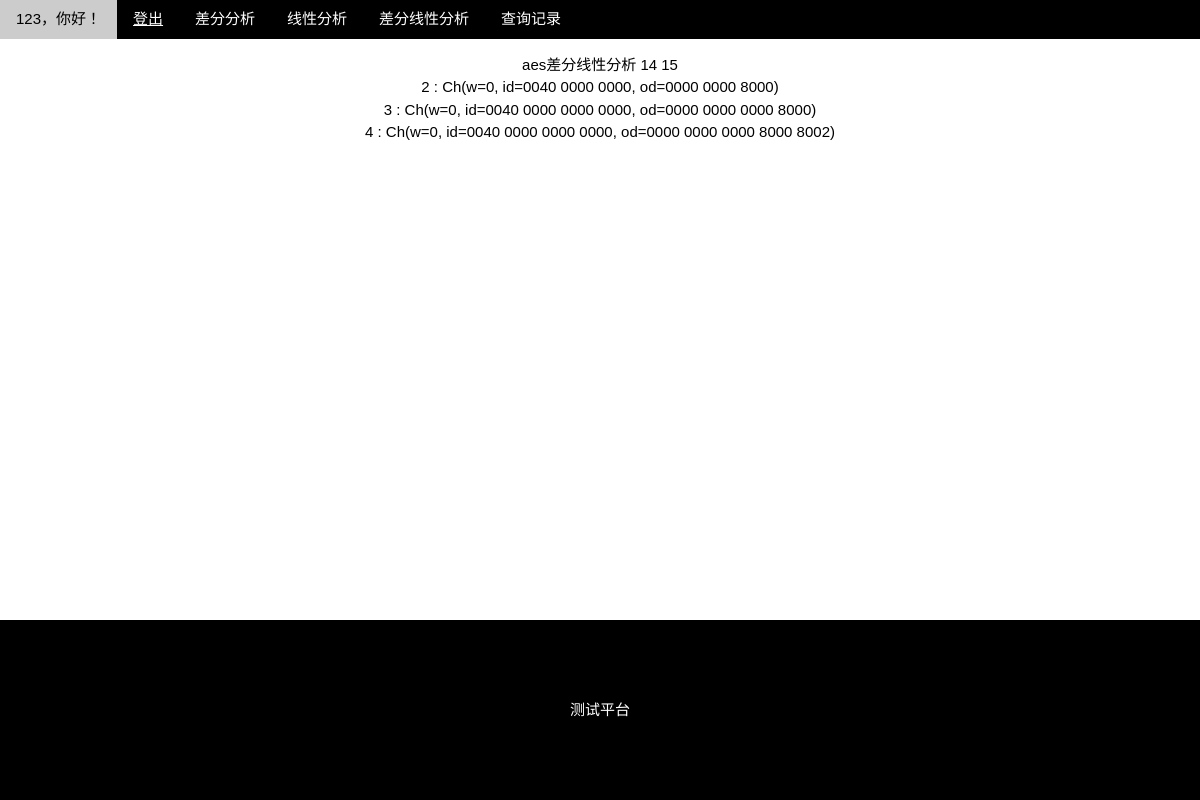
The page /history/3/ (signed in) on the database its author committed.
### demo/models.py (models this page shows, shortened)
class User(models.Model):
    username = models.CharField(max_length=10, unique=True)
    password = models.CharField(max_length=10)
    class Meta:
        ordering = ['id']

class MyModel(models.Model):
    string1 = models.CharField(max_length=10)
    string2 = models.CharField(max_length=10)
    create_time = models.DateTimeField(default = timezone.now)
    edit_time = models.DateTimeField(auto_now = True)
    result = models.TextField(null=True)

### demo/views.py (the view)
# urls.py: path('history/<int:id>/', views.history_detail_view, name='history_detail'),
def history_detail_view(request,id):
    if request.session.get('id') == None:
        return render(request, 'login.html')
    login_name = ''
    user = models.User.objects.get(id=request.session.get('id'))
    login_name = user.username
    record = MyModel.objects.all()[id-1]
    return render(request, 'history_detail.html', {'name':login_name,'record': record.result})

### templates/history_detail.html (shortened to what this page needs)
<!DOCTYPE html>
<html><head><meta http-equiv="Content-Type" content="text/html; charset=UTF-8">
<link rel="stylesheet" href="../../static/css/w3.css">
<link rel="stylesheet" href="../../static/css/font-awesome.min.css">
</head><body>
<nav class="w3-bar w3-black">
  <div class="w3-button w3-bar-item">{{ name }}，你好！</div>
  <div class="w3-button w3-bar-item"><a href = "../../logout">登出</a></div>
  <a href="../../diff" class="w3-button w3-bar-item">差分分析</a>
  <a href="../../linear" class="w3-button w3-bar-item">线性分析</a>
  <a href="../../difflinear" class="w3-button w3-bar-item">差分线性分析</a>
  <a href="../../history" class="w3-button w3-bar-item">查询记录</a>
</nav>
<section class="w3-container w3-center w3-content" style="max-width:600px">
  <p class="w3-justify">
        {{record|linebreaks}}
    </p>
</section>
<footer class="w3-container w3-padding-64 w3-center w3-black w3-xlarge">
  <p class="w3-medium">
  测试平台
  </p>
</footer>
</body></html>

### static/css/w3.css (style rules this page uses)
*,*:before,*:after { box-sizing:inherit }
html { -ms-text-size-adjust:100%;-webkit-text-size-adjust:100% }
body { margin:0 }
article,aside,details,figcaption,figure,footer,header,main,menu,nav,section,summary { display:block }
a { background-color:transparent;-webkit-text-decoration-skip:objects }
html,body { font-family:Verdana,sans-serif;font-size:15px;line-height:1.5 }
html { overflow-x:hidden }
a { color:inherit }
.w3-btn,.w3-btn-block,.w3-button { border:none;display:inline-block;outline:0;padding:6px 16px;vertical-align:middle;overflow:hidden;text-decoration:none!important;color:#fff;background-color:#000;text-align:center;cursor:pointer;white-space:nowrap }
.w3-button { color:#000;background-color:#f1f1f1;padding:8px 16px }
.w3-btn,.w3-btn-floating,.w3-btn-floating-large,.w3-closenav,.w3-opennav,.w3-btn-block,.w3-button { -webkit-touch-callout:none;-webkit-user-select:none;-khtml-user-select:none;-moz-user-select:none;-ms-user-select:none;user-select:none }
.w3-bar { width:100%;overflow:hidden }
.w3-bar .w3-bar-item { padding:8px 16px;float:left;background-color:inherit;color:inherit;width:auto;border:none;outline:none;display:block }
.w3-bar .w3-button { background-color:inherit;color:inherit;white-space:normal }
.w3-container:after,.w3-container:before,.w3-panel:after,.w3-panel:before,.w3-row:after,.w3-row:before,.w3-row-padding:after,.w3-row-padding:before,.w3-cell-row:before,.w3-cell-row:after, .w3-topnav:after,.w3-topnav:before,.w3-clear:after,.w3-clear:before,.w3-btn-group:before,.w3-btn-group:after,.w3-btn-bar:before,.w3-btn-bar:after,.w3-bar:before,.w3-bar:after { content:"";display:table;clear:both }
.w3-content { max-width:980px;margin:auto }
.w3-medium { font-size:15px!important }
.w3-xlarge { font-size:24px!important }
.w3-justify { text-align:justify!important }
.w3-center { text-align:center!important }
.w3-padding-64 { padding-top:64px!important;padding-bottom:64px!important }
.w3-container { padding:0.01em 16px }
.w3-black,.w3-hover-black:hover { color:#fff!important;background-color:#000!important }
footer { position: absolute; bottom: 0; width: 100%; }

### rows shown on the page
User: username "123"
MyModel: result "aes差分线性分析 14 15 2 : Ch(w=0, id=0040 0000 0000, od=0000 0000 8000) 3 : Ch(w=0, id=0040 0000 0000 0000, od=0000 0000 0000 8000) 4 : Ch(w=0, id=0040 0000 0000 0000, od=0000 0000 0000 8000 8002)"
